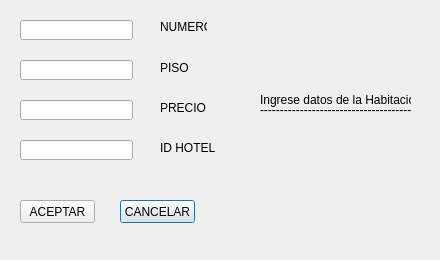
<?xml version="1.0" encoding="UTF-8"?>
<ui version="4.0">
 <class>HabitacionForm</class>
 <widget class="QDialog" name="HabitacionForm">
  <property name="geometry">
   <rect>
    <x>0</x>
    <y>0</y>
    <width>440</width>
    <height>260</height>
   </rect>
  </property>
  <property name="windowTitle">
   <string>Dialog</string>
  </property>
  <widget class="QLabel" name="label_4">
   <property name="geometry">
    <rect>
     <x>160</x>
     <y>140</y>
     <width>71</width>
     <height>16</height>
    </rect>
   </property>
   <property name="text">
    <string>ID HOTEL</string>
   </property>
  </widget>
  <widget class="QLabel" name="label_8">
   <property name="geometry">
    <rect>
     <x>260</x>
     <y>90</y>
     <width>151</width>
     <height>20</height>
    </rect>
   </property>
   <property name="text">
    <string>Ingrese datos de la Habitación</string>
   </property>
  </widget>
  <widget class="QLineEdit" name="lineEdit_3">
   <property name="geometry">
    <rect>
     <x>20</x>
     <y>100</y>
     <width>113</width>
     <height>20</height>
    </rect>
   </property>
  </widget>
  <widget class="QLabel" name="label_2">
   <property name="geometry">
    <rect>
     <x>160</x>
     <y>60</y>
     <width>61</width>
     <height>16</height>
    </rect>
   </property>
   <property name="text">
    <string>PISO</string>
   </property>
  </widget>
  <widget class="QLineEdit" name="lineEdit_4">
   <property name="geometry">
    <rect>
     <x>20</x>
     <y>140</y>
     <width>113</width>
     <height>20</height>
    </rect>
   </property>
  </widget>
  <widget class="QLineEdit" name="lineEdit_2">
   <property name="geometry">
    <rect>
     <x>20</x>
     <y>60</y>
     <width>113</width>
     <height>20</height>
    </rect>
   </property>
  </widget>
  <widget class="QLabel" name="label_3">
   <property name="geometry">
    <rect>
     <x>160</x>
     <y>100</y>
     <width>61</width>
     <height>16</height>
    </rect>
   </property>
   <property name="text">
    <string>PRECIO</string>
   </property>
  </widget>
  <widget class="QLabel" name="label">
   <property name="geometry">
    <rect>
     <x>160</x>
     <y>20</y>
     <width>47</width>
     <height>13</height>
    </rect>
   </property>
   <property name="text">
    <string>NUMERO</string>
   </property>
  </widget>
  <widget class="QPushButton" name="pushButton_2">
   <property name="geometry">
    <rect>
     <x>120</x>
     <y>200</y>
     <width>75</width>
     <height>23</height>
    </rect>
   </property>
   <property name="text">
    <string>CANCELAR</string>
   </property>
  </widget>
  <widget class="QLabel" name="label_7">
   <property name="geometry">
    <rect>
     <x>260</x>
     <y>100</y>
     <width>151</width>
     <height>20</height>
    </rect>
   </property>
   <property name="text">
    <string>--------------------------------------</string>
   </property>
  </widget>
  <widget class="QLineEdit" name="lineEdit">
   <property name="geometry">
    <rect>
     <x>20</x>
     <y>20</y>
     <width>113</width>
     <height>20</height>
    </rect>
   </property>
  </widget>
  <widget class="QPushButton" name="pushButton">
   <property name="geometry">
    <rect>
     <x>20</x>
     <y>200</y>
     <width>75</width>
     <height>23</height>
    </rect>
   </property>
   <property name="text">
    <string>ACEPTAR</string>
   </property>
  </widget>
 </widget>
 <resources/>
 <connections/>
</ui>
